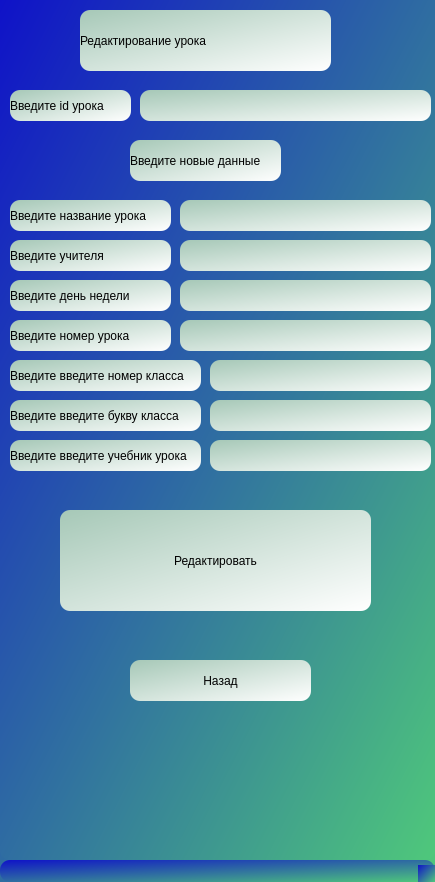
<?xml version="1.0" encoding="UTF-8"?>
<ui version="4.0">
 <class>MainWindow</class>
 <widget class="QMainWindow" name="MainWindow">
  <property name="geometry">
   <rect>
    <x>0</x>
    <y>0</y>
    <width>435</width>
    <height>882</height>
   </rect>
  </property>
  <property name="windowTitle">
   <string>MainWindow</string>
  </property>
  <property name="styleSheet">
   <string notr="true">background-color: qlineargradient(spread:pad, x1:0, y1:0, x2:1, y2:1, stop:0 rgba(15, 18, 200, 255), stop:1 rgba(79, 200, 123, 255));
border-radius: 10px;</string>
  </property>
  <widget class="QWidget" name="centralwidget">
   <widget class="QLabel" name="label_4">
    <property name="geometry">
     <rect>
      <x>80</x>
      <y>10</y>
      <width>251</width>
      <height>61</height>
     </rect>
    </property>
    <property name="toolTip">
     <string>&lt;html&gt;&lt;head/&gt;&lt;body&gt;&lt;p align=&quot;center&quot;&gt;Редактирование ученика&lt;/p&gt;&lt;/body&gt;&lt;/html&gt;</string>
    </property>
    <property name="whatsThis">
     <string>&lt;html&gt;&lt;head/&gt;&lt;body&gt;&lt;p align=&quot;center&quot;&gt;Редактирование ученика&lt;/p&gt;&lt;/body&gt;&lt;/html&gt;</string>
    </property>
    <property name="styleSheet">
     <string notr="true">background-color: qlineargradient(spread:pad, x1:0, y1:0, x2:1, y2:1, stop:0 rgba(166, 200, 183, 255), stop:1 rgba(255, 255, 255, 255));</string>
    </property>
    <property name="text">
     <string>Редактирование урока</string>
    </property>
   </widget>
   <widget class="QLabel" name="label_7">
    <property name="geometry">
     <rect>
      <x>10</x>
      <y>90</y>
      <width>121</width>
      <height>31</height>
     </rect>
    </property>
    <property name="styleSheet">
     <string notr="true">background-color: qlineargradient(spread:pad, x1:0, y1:0, x2:1, y2:1, stop:0 rgba(166, 200, 183, 255), stop:1 rgba(255, 255, 255, 255));</string>
    </property>
    <property name="text">
     <string>Введите id урока</string>
    </property>
   </widget>
   <widget class="QLineEdit" name="id">
    <property name="geometry">
     <rect>
      <x>140</x>
      <y>90</y>
      <width>291</width>
      <height>31</height>
     </rect>
    </property>
    <property name="styleSheet">
     <string notr="true">background-color: qlineargradient(spread:pad, x1:0, y1:0, x2:1, y2:1, stop:0 rgba(166, 200, 183, 255), stop:1 rgba(255, 255, 255, 255));</string>
    </property>
   </widget>
   <widget class="QLabel" name="label_9">
    <property name="geometry">
     <rect>
      <x>10</x>
      <y>360</y>
      <width>191</width>
      <height>31</height>
     </rect>
    </property>
    <property name="styleSheet">
     <string notr="true">background-color: qlineargradient(spread:pad, x1:0, y1:0, x2:1, y2:1, stop:0 rgba(166, 200, 183, 255), stop:1 rgba(255, 255, 255, 255));</string>
    </property>
    <property name="text">
     <string>Введите введите номер класса</string>
    </property>
   </widget>
   <widget class="QLabel" name="label_10">
    <property name="geometry">
     <rect>
      <x>10</x>
      <y>200</y>
      <width>161</width>
      <height>31</height>
     </rect>
    </property>
    <property name="styleSheet">
     <string notr="true">background-color: qlineargradient(spread:pad, x1:0, y1:0, x2:1, y2:1, stop:0 rgba(166, 200, 183, 255), stop:1 rgba(255, 255, 255, 255));</string>
    </property>
    <property name="text">
     <string>Введите название урока</string>
    </property>
   </widget>
   <widget class="QLabel" name="label_11">
    <property name="geometry">
     <rect>
      <x>10</x>
      <y>240</y>
      <width>161</width>
      <height>31</height>
     </rect>
    </property>
    <property name="styleSheet">
     <string notr="true">background-color: qlineargradient(spread:pad, x1:0, y1:0, x2:1, y2:1, stop:0 rgba(166, 200, 183, 255), stop:1 rgba(255, 255, 255, 255));</string>
    </property>
    <property name="text">
     <string>Введите учителя</string>
    </property>
   </widget>
   <widget class="QLineEdit" name="new_subject">
    <property name="geometry">
     <rect>
      <x>180</x>
      <y>200</y>
      <width>251</width>
      <height>31</height>
     </rect>
    </property>
    <property name="styleSheet">
     <string notr="true">background-color: qlineargradient(spread:pad, x1:0, y1:0, x2:1, y2:1, stop:0 rgba(166, 200, 183, 255), stop:1 rgba(255, 255, 255, 255));</string>
    </property>
   </widget>
   <widget class="QLineEdit" name="new_teacher">
    <property name="geometry">
     <rect>
      <x>180</x>
      <y>240</y>
      <width>251</width>
      <height>31</height>
     </rect>
    </property>
    <property name="styleSheet">
     <string notr="true">background-color: qlineargradient(spread:pad, x1:0, y1:0, x2:1, y2:1, stop:0 rgba(166, 200, 183, 255), stop:1 rgba(255, 255, 255, 255));</string>
    </property>
   </widget>
   <widget class="QLineEdit" name="new_class_number">
    <property name="geometry">
     <rect>
      <x>210</x>
      <y>360</y>
      <width>221</width>
      <height>31</height>
     </rect>
    </property>
    <property name="styleSheet">
     <string notr="true">background-color: qlineargradient(spread:pad, x1:0, y1:0, x2:1, y2:1, stop:0 rgba(166, 200, 183, 255), stop:1 rgba(255, 255, 255, 255));</string>
    </property>
   </widget>
   <widget class="QPushButton" name="finish">
    <property name="geometry">
     <rect>
      <x>60</x>
      <y>510</y>
      <width>311</width>
      <height>101</height>
     </rect>
    </property>
    <property name="styleSheet">
     <string notr="true">background-color: qlineargradient(spread:pad, x1:0, y1:0, x2:1, y2:1, stop:0 rgba(166, 200, 183, 255), stop:1 rgba(255, 255, 255, 255));</string>
    </property>
    <property name="text">
     <string>Редактировать</string>
    </property>
   </widget>
   <widget class="QPushButton" name="back">
    <property name="geometry">
     <rect>
      <x>130</x>
      <y>660</y>
      <width>181</width>
      <height>41</height>
     </rect>
    </property>
    <property name="styleSheet">
     <string notr="true">background-color: qlineargradient(spread:pad, x1:0, y1:0, x2:1, y2:1, stop:0 rgba(166, 200, 183, 255), stop:1 rgba(255, 255, 255, 255));</string>
    </property>
    <property name="text">
     <string>Назад</string>
    </property>
   </widget>
   <widget class="QLabel" name="label_13">
    <property name="geometry">
     <rect>
      <x>10</x>
      <y>280</y>
      <width>161</width>
      <height>31</height>
     </rect>
    </property>
    <property name="styleSheet">
     <string notr="true">background-color: qlineargradient(spread:pad, x1:0, y1:0, x2:1, y2:1, stop:0 rgba(166, 200, 183, 255), stop:1 rgba(255, 255, 255, 255));</string>
    </property>
    <property name="text">
     <string>Введите день недели</string>
    </property>
   </widget>
   <widget class="QLineEdit" name="new_day">
    <property name="geometry">
     <rect>
      <x>180</x>
      <y>280</y>
      <width>251</width>
      <height>31</height>
     </rect>
    </property>
    <property name="styleSheet">
     <string notr="true">background-color: qlineargradient(spread:pad, x1:0, y1:0, x2:1, y2:1, stop:0 rgba(166, 200, 183, 255), stop:1 rgba(255, 255, 255, 255));</string>
    </property>
   </widget>
   <widget class="QLabel" name="label_15">
    <property name="geometry">
     <rect>
      <x>10</x>
      <y>320</y>
      <width>161</width>
      <height>31</height>
     </rect>
    </property>
    <property name="styleSheet">
     <string notr="true">background-color: qlineargradient(spread:pad, x1:0, y1:0, x2:1, y2:1, stop:0 rgba(166, 200, 183, 255), stop:1 rgba(255, 255, 255, 255));</string>
    </property>
    <property name="text">
     <string>Введите номер урока</string>
    </property>
   </widget>
   <widget class="QLineEdit" name="new_lesson_number">
    <property name="geometry">
     <rect>
      <x>180</x>
      <y>320</y>
      <width>251</width>
      <height>31</height>
     </rect>
    </property>
    <property name="styleSheet">
     <string notr="true">background-color: qlineargradient(spread:pad, x1:0, y1:0, x2:1, y2:1, stop:0 rgba(166, 200, 183, 255), stop:1 rgba(255, 255, 255, 255));</string>
    </property>
    <property name="text">
     <string/>
    </property>
   </widget>
   <widget class="QLineEdit" name="new_class_char">
    <property name="geometry">
     <rect>
      <x>210</x>
      <y>400</y>
      <width>221</width>
      <height>31</height>
     </rect>
    </property>
    <property name="styleSheet">
     <string notr="true">background-color: qlineargradient(spread:pad, x1:0, y1:0, x2:1, y2:1, stop:0 rgba(166, 200, 183, 255), stop:1 rgba(255, 255, 255, 255));</string>
    </property>
   </widget>
   <widget class="QLabel" name="label_16">
    <property name="geometry">
     <rect>
      <x>10</x>
      <y>400</y>
      <width>191</width>
      <height>31</height>
     </rect>
    </property>
    <property name="styleSheet">
     <string notr="true">background-color: qlineargradient(spread:pad, x1:0, y1:0, x2:1, y2:1, stop:0 rgba(166, 200, 183, 255), stop:1 rgba(255, 255, 255, 255));</string>
    </property>
    <property name="text">
     <string>Введите введите букву класса</string>
    </property>
   </widget>
   <widget class="QLabel" name="label">
    <property name="geometry">
     <rect>
      <x>130</x>
      <y>140</y>
      <width>151</width>
      <height>41</height>
     </rect>
    </property>
    <property name="styleSheet">
     <string notr="true">background-color: qlineargradient(spread:pad, x1:0, y1:0, x2:1, y2:1, stop:0 rgba(166, 200, 183, 255), stop:1 rgba(255, 255, 255, 255));</string>
    </property>
    <property name="text">
     <string>Введите новые данные</string>
    </property>
   </widget>
   <widget class="QLineEdit" name="new_book">
    <property name="geometry">
     <rect>
      <x>210</x>
      <y>440</y>
      <width>221</width>
      <height>31</height>
     </rect>
    </property>
    <property name="autoFillBackground">
     <bool>false</bool>
    </property>
    <property name="styleSheet">
     <string notr="true">background-color: qlineargradient(spread:pad, x1:0, y1:0, x2:1, y2:1, stop:0 rgba(166, 200, 183, 255), stop:1 rgba(255, 255, 255, 255));</string>
    </property>
   </widget>
   <widget class="QLabel" name="label_17">
    <property name="geometry">
     <rect>
      <x>10</x>
      <y>440</y>
      <width>191</width>
      <height>31</height>
     </rect>
    </property>
    <property name="styleSheet">
     <string notr="true">background-color: qlineargradient(spread:pad, x1:0, y1:0, x2:1, y2:1, stop:0 rgba(166, 200, 183, 255), stop:1 rgba(255, 255, 255, 255));</string>
    </property>
    <property name="text">
     <string>Введите введите учебник урока</string>
    </property>
   </widget>
  </widget>
  <widget class="QMenuBar" name="menubar">
   <property name="geometry">
    <rect>
     <x>0</x>
     <y>0</y>
     <width>435</width>
     <height>26</height>
    </rect>
   </property>
  </widget>
  <widget class="QStatusBar" name="statusbar"/>
 </widget>
 <resources/>
 <connections/>
</ui>
